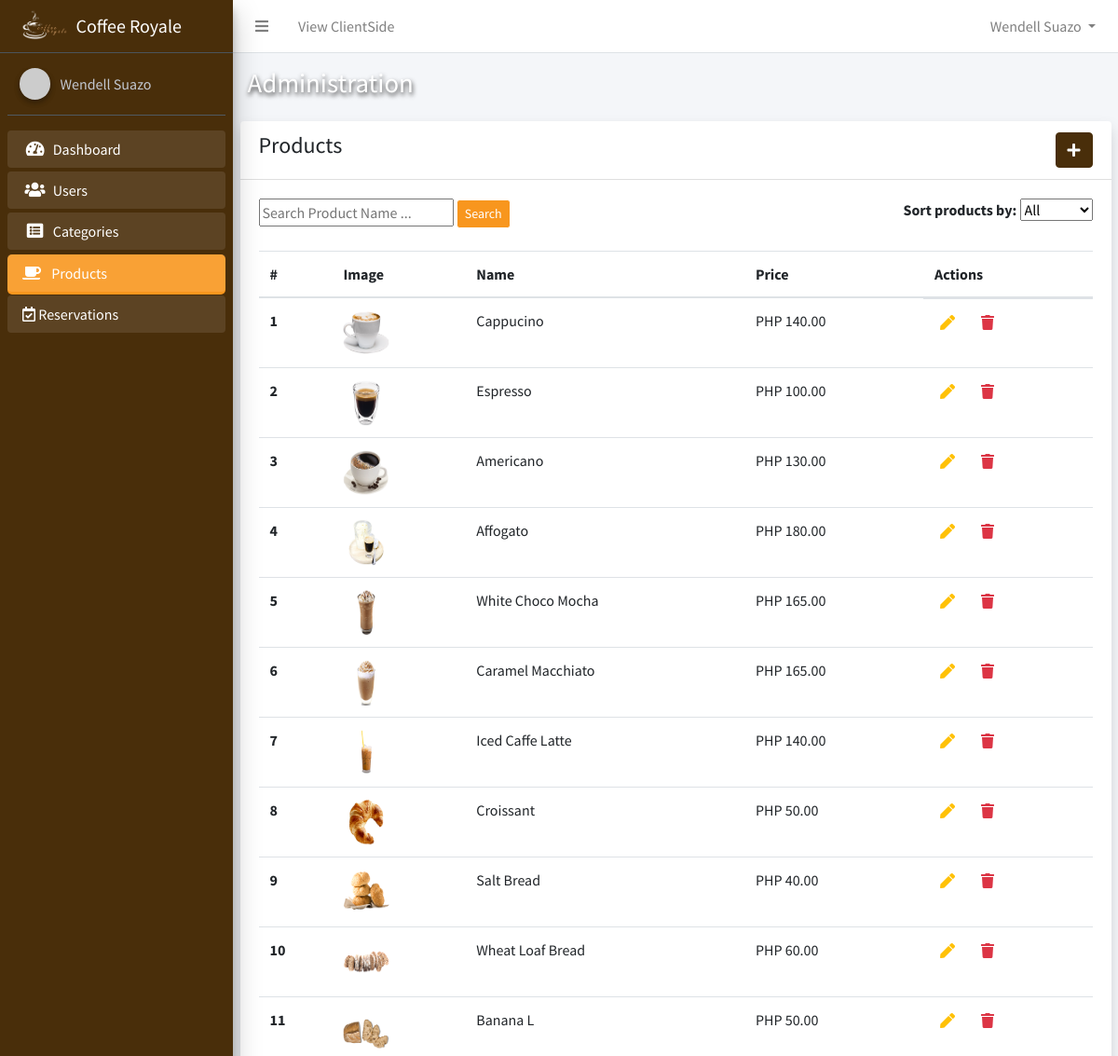
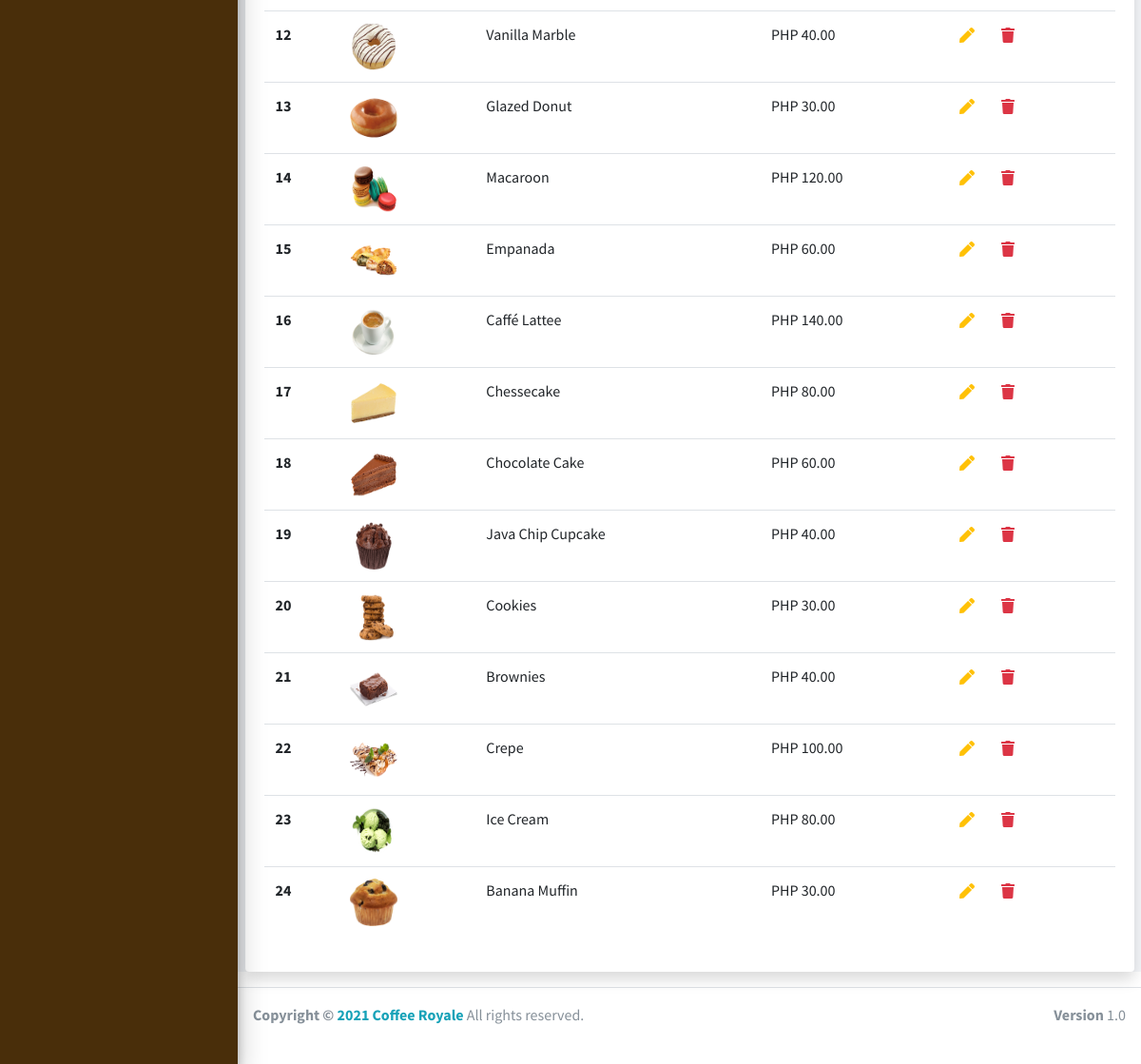
/admin/products.php (signed in), run on the app's committed database (2 pictures, top to bottom).
### tables this page shows
CREATE TABLE `users` (
  `id` int(11) NOT NULL,
  `firstname` varchar(50) NOT NULL,
  `lastname` varchar(50) NOT NULL,
  `email` varchar(50) NOT NULL,
  `password` varchar(50) NOT NULL,
  `token` varchar(50) NOT NULL,
  `active` tinyint(1) NOT NULL DEFAULT 0,
  `is_admin` tinyint(1) NOT NULL DEFAULT 0,
  `is_product_manager` tinyint(1) NOT NULL DEFAULT 0,
  `created_at` timestamp NOT NULL DEFAULT current_timestamp()
);

CREATE TABLE `products` (
  `id` int(11) NOT NULL,
  `name` varchar(50) NOT NULL,
  `slug` varchar(50) NOT NULL,
  `image` varchar(50) NOT NULL,
  `price` double NOT NULL,
  `description` text NOT NULL,
  `category_id` int(11) NOT NULL
);

### app/config/Config.php (called while the page is built, shortened)
<?php
class Connection
{
    public $conn;
    public function __construct()
    {
        try {
            $dsn = 'mysql:host=' . HOST . ';dbname=' . DB_NAME;
            $this->conn = new PDO($dsn, USERNAME, PASSWORD);
            $this->conn->setAttribute(PDO::ATTR_DEFAULT_FETCH_MODE, PDO::FETCH_OBJ);
            $this->conn->setAttribute(PDO::ATTR_EMULATE_PREPARES, false);
        } catch (PDOException $e) {
            echo "Error!: " . $e->getMessage() . "<br/>";
            die();
        }
        return $this->conn;
    }
}

### app/core.php (called while the page is built, shortened)
<?php
require('config/Config.php');
require_once('controllers/ProductController.php');
require_once('controllers/admin/ProductController.php');
require_once('models/User.php');
$user = new User();

### app/models/User.php (called while the page is built, shortened)
<?php
class User extends Connection
{
    public static function Auth()
    {
        if (isset($_SESSION['id'])) {
            return true;
        } else {
            return false;
        }
    }
    public function getFullName()
    {
        if (self::Auth()) {
            $user = $this->getUser();
            return ucwords($user->firstname) . ' ' . ucwords($user->lastname);
        } else {
            return 'Guess';
        }
    }
    public function getUser()
    {
        if (self::Auth()) {
            $sql = "SELECT * FROM users WHERE id=:id AND active=1";
            $stmt = $this->conn->prepare($sql);
            $stmt->execute(['id' => $_SESSION['id']]);
            $user = $stmt->fetch();
            return $user;
        }
    }
}

### app/controllers/admin/ProductController.php (called while the page is built, shortened)
<?php
class Product extends Connection
{
    public function index($id)
    {
        if ($id === '' || $id === 'all') {
            $sql = "SELECT * FROM products";
            $stmt = $this->conn->query($sql);
            $stmt->execute();
            return $products = $stmt->fetchAll();
        } else {
            $sql = "SELECT * FROM products WHERE category_id=:id";
            $stmt = $this->conn->prepare($sql);
            $stmt->execute(['id' => $id]);
            return $products = $stmt->fetchAll();
        }
    }
}

### app/helpers/showPrice.php (called while the page is built)
<?php
function showPrice($price)
{
    return 'PHP ' . number_format((float)$price, 2, '.', '');
}

### admin/products.php (the view, shortened to what this page needs)
<?php
require_once BASE . '/app/core.php';
require_once BASE . '/app/includes/admin/header.php';
$product = new Product();
$products = $product->index('');
$q = '';
?>
<div class="container">
    <div class="card shadow">
        <div class="card-header d-flex align-items-center">
            <h4>Products</h4>
            <a href="product_create.php" class="btn btn-primary ml-auto"><i class="fas fa-plus text-light"></i></a>
        </div>
        <div class="card-body">
            <div class="table-responsive">
                <div class="mb-2 d-flex">
                    <form action="<?php echo $_SERVER['PHP_SELF'] ?>" method="GET" id="search-form">
                        <input type="text" name="q" id="q" placeholder="Search Product Name ..." value="<?php echo $q; ?>">
                        <button type="submit" name="search" id="search-btn" class="btn btn-sm btn-success search">
                            Search
                        </button>
                    </form>
                    <form action="<?php echo $_SERVER['PHP_SELF'] ?>" method="POST" class="ml-auto" id="sort-form">
                        <div class="form-group">
                            <label for="status">Sort products by:</label>
                            <select name="category_id" id="status">
                                <option value="all">All</option>
                            </select>
                        </div>
                    </form>
                </div>
                <?php if ($products) : ?>
                    <table class="table">
                        <thead>
                            <tr>
                                <th scope="col">#</th>
                                <th scope="col">Image</th>
                                <th scope="col">Name</th>
                                <th scope="col">Price</th>
                                <th scope="col">Actions</th>
                            </tr>
                        </thead>
                        <tbody>
                            <?php foreach ($products as $key => $product) : ?>
                                <tr>
                                    <th scope="row"><?php echo $key + 1 ?></th>
                                    <td>
                                        <img src="<?php echo  '../assets/img/product_images/' . $product->image ?>" alt="image" width="50" height="50">
                                    </td>
                                    <td><?php echo $product->name ?></td>
                                    <td><?php echo showPrice($product->price) ?></td>
                                    <td class="d-flex">
                                        <form action="product_update.php" method="POST">
                                            <button type="submit" class="text-warning mr-3" style="border:none; background:none">
                                                <i class="fas fa-pen"></i>
                                            </button>
                                        </form>
                                        <form action="product_delete.php" method="POST">
                                            <button type="submit" style="border:none; background:none">
                                                <i class="fas fa-trash text-danger"></i>
                                            </button>
                                        </form>
                                    </td>
                                </tr>
                            <?php endforeach; ?>
                        </tbody>
                    </table>
                <?php else : ?>
                    <h2 class="text-secondary text-center">No Product Yet</h2>
                <?php endif; ?>
            </div>
        </div>
    </div>
</div>
</div>
<?php require_once BASE . '/app/includes/admin/footer.php' ?>

### app/includes/admin/navbar.php (shortened to what this page needs)
<nav class="main-header navbar navbar-expand navbar-white navbar-light">
    <ul class="navbar-nav" style="width:100%;">
        <li class="nav-item">
            <a class="nav-link" data-widget="pushmenu" href="#" role="button"><i class="fas fa-bars"></i></a>
        </li>
        <li class="nav-item d-none d-sm-inline-block">
            <a href="../index.php" class="nav-link">View ClientSide</a>
        </li>
        <li class="nav-item dropdown" style="margin-left:auto">
            <a id="navbarDropdown" class="nav-link dropdown-toggle" href="#" role="button" data-toggle="dropdown" aria-haspopup="true" aria-expanded="false" v-pre>
                <?php echo $user->getFullName() ?>
            </a>
        </li>
    </ul>
</nav>

### app/includes/admin/sidebar.php
<div class="sidebar">
    <div class="user-panel mt-3 pb-3 mb-3 d-flex">
        <div class="image">
            <img src="https://ui-avatars.com/api/?name=<?php echo $user->getFullName() ?>" class="img-circle elevation-2" alt="User Image">
        </div>
        <div class="info">
            <a href="" class="d-block"><?php echo $user->getFullName() ?></a>
        </div>
    </div>
    <nav class="mt-2">
        <ul class="nav nav-pills nav-sidebar flex-column" data-widget="treeview" role="menu" data-accordion="false">
            <li class="nav-item menu-open
                <?php echo (strpos(CURRENT_URL, 'dashboard') !== false) ? 'active' : '' ?>
                ">
                <a href="<?php echo BASE_URL . '/admin/dashboard.php' ?>" class="nav-link">
                    <i class="nav-icon fas fa-tachometer-alt"></i>
                    <p>
                        Dashboard
                    </p>
                </a>
            </li>
            <li class="nav-item menu-open
            <?php echo (strpos(CURRENT_URL, 'admin_user') !== false) ? 'active' : '' ?>
            ">
                <a href="<?php echo BASE_URL . 'admin/admin_users.php' ?>" class="nav-link">
                    <i class="nav-icon fas fa-users"></i>
                    <p>
                        Users
                    </p>
                </a>
            </li>
            <li class="nav-item menu-open
            <?php echo (strpos(CURRENT_URL, 'categor') !== false) ? 'active' : '' ?>
            ">
                <a href="<?php echo BASE_URL . 'admin/categories.php' ?>" class="nav-link ">
                    <i class="nav-icon fa fa-list-alt"></i>
                    <p>
                        Categories
                    </p>
                </a>
            </li>
            <li class="nav-item menu-open
            <?php echo (strpos(CURRENT_URL, 'product') !== false) ? 'active' : '' ?>
            ">
                <a href="<?php echo BASE_URL . 'admin/products.php' ?>" class=" nav-link ">
                    <i class=" fas fa-coffee mr-2"></i>
                    <p>
                        Products
                    </p>
                </a>
            </li>
            <li class="nav-item menu-open
            <?php echo (strpos(CURRENT_URL, 'reservation') !== false) ? 'active' : '' ?>
            ">
                <a href="<?php echo BASE_URL . 'admin/reservations.php' ?>" class="nav-link">
                    <i class="far fa-calendar-check"></i>
                    <p>
                        Reservations
                    </p>
                </a>
            </li>
        </ul>
    </nav>
</div>

### assets/admin/css/admin.css (style rules this page uses)
.sidebar { background: rgb(73, 46, 10); }
.btn-primary { background-color: rgb(73, 46, 10) !important; border-color: rgb(73, 46, 10) !important; }
.menu-open { margin-bottom: 1px !important; }
.active { background: #f8961e; border-radius: 5px; }
.search { background: #f8961e; border: 1px solid #fff !important; }

### data on the page
users: $user->getFullName() "Wendell Suazo"
products: image (picture), name "Cappucino", price "PHP 140.00"
products: image (picture), name "Espresso", price "PHP 100.00"
products: image (picture), name "Americano", price "PHP 130.00"
products: image (picture), name "Affogato", price "PHP 180.00"
products: image (picture), name "White Choco Mocha", price "PHP 165.00"
products: image (picture), name "Caramel Macchiato", price "PHP 165.00"
products: image (picture), name "Iced Caffe Latte", price "PHP 140.00"
products: image (picture), name "Croissant", price "PHP 50.00"
products: image (picture), name "Salt Bread", price "PHP 40.00"
products: image (picture), name "Wheat Loaf Bread", price "PHP 60.00"
products: image (picture), name "Banana L", price "PHP 50.00"
products: image (picture), name "Vanilla Marble", price "PHP 40.00"
products: image (picture), name "Glazed Donut", price "PHP 30.00"
products: image (picture), name "Macaroon", price "PHP 120.00"
products: image (picture), name "Empanada", price "PHP 60.00"
products: image (picture), name "Caffé Lattee", price "PHP 140.00"
products: image (picture), name "Chessecake", price "PHP 80.00"
products: image (picture), name "Chocolate Cake", price "PHP 60.00"
products: image (picture), name "Java Chip Cupcake", price "PHP 40.00"
products: image (picture), name "Cookies", price "PHP 30.00"
products: image (picture), name "Brownies", price "PHP 40.00"
products: image (picture), name "Crepe", price "PHP 100.00"
products: image (picture), name "Ice Cream", price "PHP 80.00"
products: image (picture), name "Banana Muffin", price "PHP 30.00"
